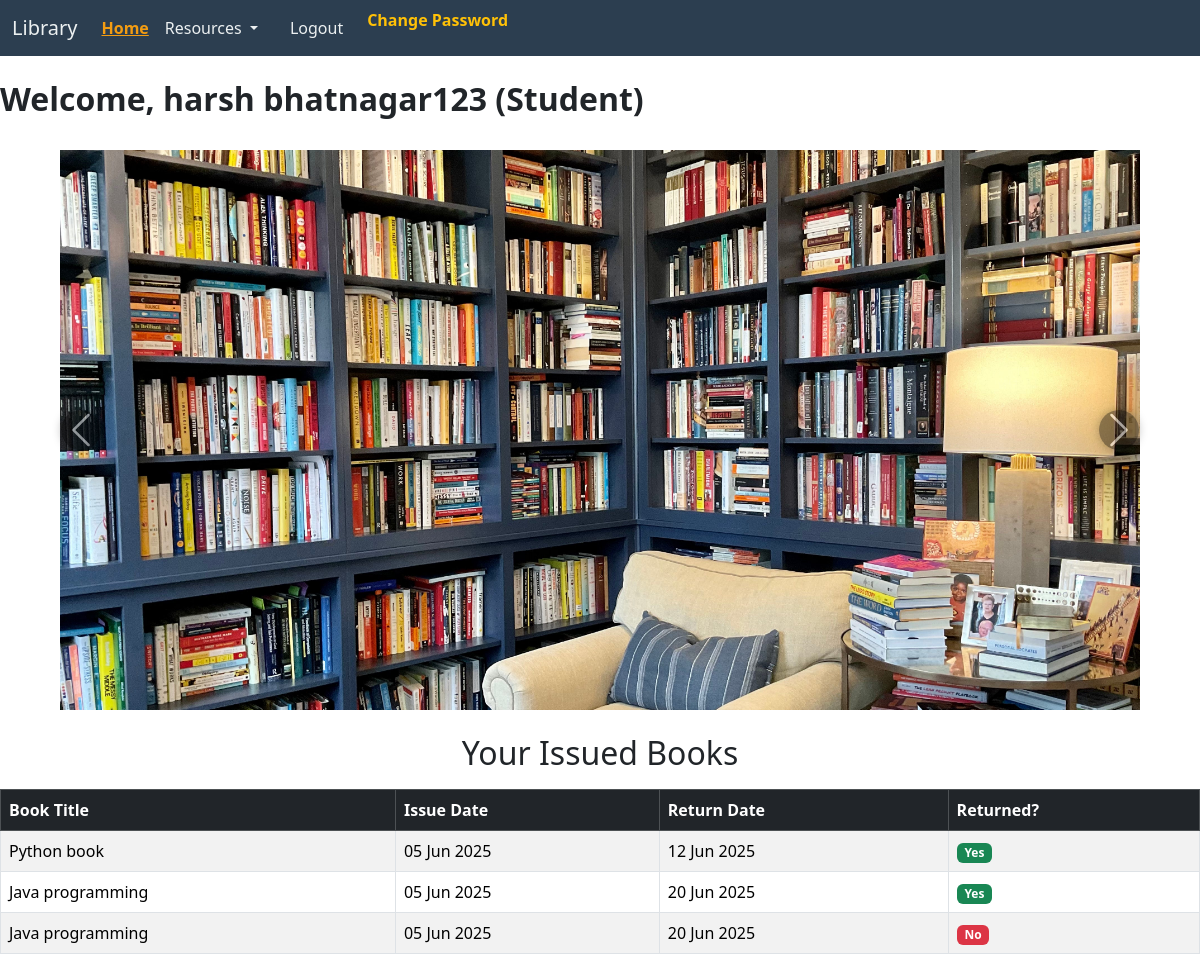
Screenshot of /library/student/dashboard/ (signed in) with the database file from the repository.
### libr/models.py (models this page shows, shortened)
class homeimage(models.Model):
    image = models.ImageField(upload_to="libr/images", default="")

class IssuedBook(models.Model):
    user = models.ForeignKey(User, on_delete=models.CASCADE)  # student or teacher
    book = models.ForeignKey(Book, on_delete=models.CASCADE)
    issue_date = models.DateField(default=timezone.now)
    return_date = models.DateField(default=timezone.now() + timedelta(days=15))
    returned = models.BooleanField(default=False)

class Book(models.Model):
    title = models.CharField(max_length=100)
    author = models.CharField(max_length=100)
    isbn = models.CharField(max_length=13, unique=True)
    published_date = models.DateField()
    cover_image = models.ImageField(upload_to="libr/book_covers", default="")

### libr/views.py (the view)
# urls.py: path('student/dashboard/', views.student_dashboard, name='student_dashboard'),
@login_required
def student_dashboard(request):
    images = homeimage.objects.all()
    issued_books = []
    if hasattr(request.user, 'student'):
        issued_books = IssuedBook.objects.filter(user=request.user)
    context = {
        'user': request.user,
        'image': images,
        'issued_books': issued_books,
    }
    return render(request, 'libr/student_dashboard.html', context)

### libr/templates/libr/student_dashboard.html (shortened to what this page needs)
<!doctype html>
<html lang="en">
  <head>
    <link href="https://cdn.jsdelivr.net/npm/bootstrap@5.3.6/dist/css/bootstrap.min.css" rel="stylesheet">
  </head>
  <body>
    <nav class="navbar navbar-expand-lg">
  <div class="container-fluid">
    <a class="navbar-brand" href="#">Library</a>
    <div class="collapse navbar-collapse" id="navbarSupportedContent">
      <ul class="navbar-nav me-auto mb-2 mb-lg-0">
        <li class="nav-item">
          <a class="nav-link active" aria-current="page" href="#">Home</a>
        </li>
        <li class="nav-item dropdown">
          <a
            class="nav-link dropdown-toggle"
            href="#"
            role="button"
            data-bs-toggle="dropdown"
            aria-expanded="false"
          >
            Resources
          </a>
        </li>
        <li class="nav-item">
  <a class="nav-link btn btn-outline-warning ms-2 px-3" href="{% url 'logout' %}">Logout</a>
</li>
<li>
  <a class="dropdown-item text-warning fw-bold" href="{% url 'change_password' %}">
    Change Password
  </a>
</li>
      </ul>
    </div>
  </div>
</nav>
    <br>
    <h2><b>Welcome, {{ user.username }} (Student)</b></h2>
    <br>
    <div id="carouselExample" class="carousel slide" data-bs-ride="carousel">
  <div class="carousel-inner">
    {% for img in image %}
      <div class="carousel-item {% if forloop.first %}active{% endif %}">
        <img src="{{ img.image.url }}" class="d-block w-100" alt="Image {{ forloop.counter }}">
      </div>
    {% endfor %}
  </div>
  <button class="carousel-control-prev" type="button" data-bs-target="#carouselExample" data-bs-slide="prev">
    <span class="carousel-control-prev-icon" aria-hidden="true"></span>
  </button>
  <button class="carousel-control-next" type="button" data-bs-target="#carouselExample" data-bs-slide="next">
    <span class="carousel-control-next-icon" aria-hidden="true"></span>
  </button>
</div>
<h2 class="text-center mt-4">Your Issued Books</h2>
{% if issued_books %}
<table class="table table-bordered table-striped mt-3">
  <thead class="table-dark">
    <tr>
      <th>Book Title</th>
      <th>Issue Date</th>
      <th>Return Date</th>
      <th>Returned?</th>
    </tr>
  </thead>
  <tbody>
    {% for issue in issued_books %}
    <tr>
      <td>{{ issue.book.title }}</td>
      <td>{{ issue.issue_date|date:"d M Y" }}</td>
      <td>{{ issue.return_date|date:"d M Y" }}</td>
      <td>
        {% if issue.returned %}
          <span class="badge bg-success">Yes</span>
        {% else %}
          <span class="badge bg-danger">No</span>
        {% endif %}
      </td>
    </tr>
    {% endfor %}
  </tbody>
</table>
{% else %}
  <p class="text-center">You have not issued any books yet.</p>
{% endif %}
  </body>
</html>

### libr/templates/libr/student_dashboard.html (style rules this page uses)
.carousel-inner img { max-height: 70vh; object-fit: cover; margin: 0 auto; }
#carouselExample { max-width: 90vw; margin: auto; overflow: visible; }
.carousel-control-prev-icon, .carousel-control-next-icon { background-color: rgba(0, 0, 0, 0.8); border-radius: 50%; padding: 20px; box-shadow: 0 0 10px rgba(0,0,0,0.5); }
.carousel-control-prev { left: -60px; }
.carousel-control-next { right: -60px; }
.navbar { background-color: #2c3e50; }
.navbar .navbar-brand, .navbar .nav-link { color: #ecf0f1; }
.navbar .nav-link.active { color: #f39c12 !important; font-weight: 700; text-decoration: underline; }

### rows the page displays
homeimage: image (picture)
IssuedBook: book "Python book", issue_date "05 Jun 2025", return_date "12 Jun 2025", returned "Yes"
IssuedBook: book "Java programming", issue_date "05 Jun 2025", return_date "20 Jun 2025", returned "Yes"
IssuedBook: book "Java programming", issue_date "05 Jun 2025", return_date "20 Jun 2025", returned "No"

### other values shown
{{ user.username }} "harsh bhatnagar123"
